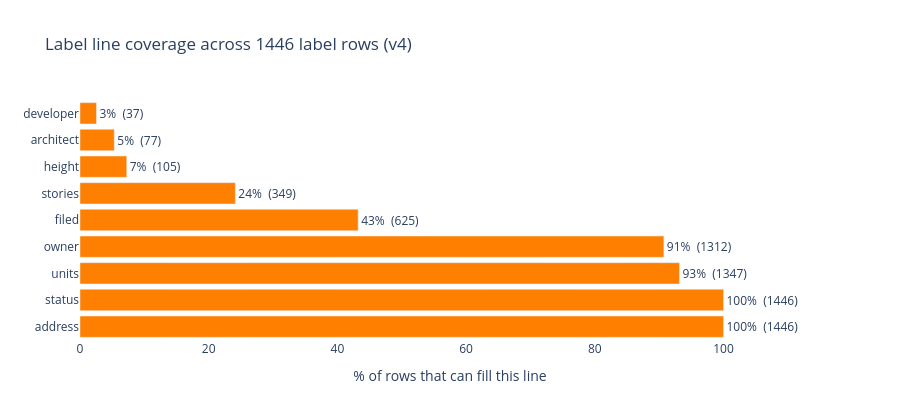

The cell this chart's notebook holds for it:
### Markdown cell above
## §6 — Coverage, drawn

**What this shows.** For each label line, the share of rows that can fill it. Read it as *how
often this line appears at all*, not how often it is interesting.

### Code cell
import plotly.graph_objects as go
names = list(cov.keys()); vals = [100*cov[k]/len(ROWS) for k in names]
order = sorted(range(len(names)), key=lambda i: -vals[i])
fig = go.Figure(go.Bar(x=[vals[i] for i in order], y=[names[i] for i in order],
                       orientation='h', marker_color='#ff8000',
                       text=[f'{vals[i]:.0f}%  ({cov[names[i]]})' for i in order],
                       textposition='outside'))
fig.update_layout(title=f'Label line coverage across {len(ROWS)} label rows (v4)',
                  xaxis_title='% of rows that can fill this line',
                  xaxis_range=[0,115], height=420,
                  paper_bgcolor='white', plot_bgcolor='white')
fig.show()

### Figure 1 — Plotly figure (JSON) as saved in the notebook; plotly's stock layout.template omitted (floating-point values rounded to 4 significant figures)
{"data": [{"marker": {"color": "#ff8000"}, "orientation": "h", "text": ["100%  (1446)", "100%  (1446)", "93%  (1347)", "91%  (1312)", "43%  (625)", "24%  (349)", "7%  (105)", "5%  (77)", "3%  (37)"], "textposition": "outside", "type": "bar", "x": [100.0, 100.0, 93.15, 90.73, 43.22, 24.14, 7.261, 5.325, 2.559], "y": ["address", "status", "units", "owner", "filed", "stories", "height", "architect", "developer"]}], "layout": {"height": 420, "paper_bgcolor": "white", "plot_bgcolor": "white", "title": {"text": "Label line coverage across 1446 label rows (v4)"}, "xaxis": {"range": [0, 115], "title": {"text": "% of rows that can fill this line"}}}}
